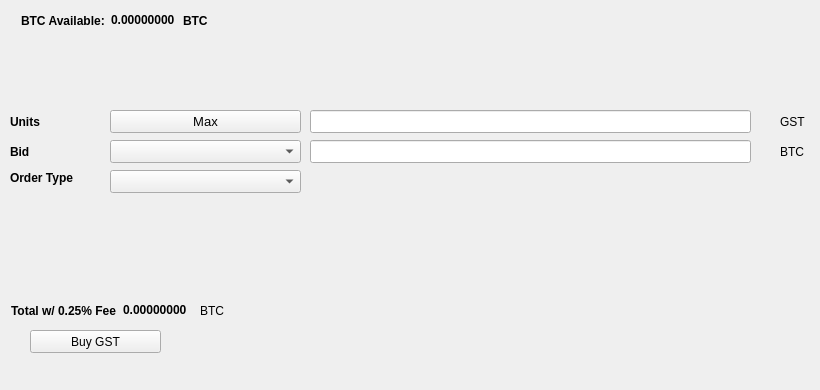
   <widget class="QWidget" name="BuyTab">
    <attribute name="title">
     <string>Buy</string>
    </attribute>
    <widget class="QPushButton" name="BuyGST">
     <property name="geometry">
      <rect>
       <x>30</x>
       <y>330</y>
       <width>131</width>
       <height>23</height>
      </rect>
     </property>
     <property name="text">
      <string>Buy GST</string>
     </property>
     <property name="icon">
      <iconset resource="../GHOST.qrc">
       <normaloff>:/icons/bitcoin</normaloff>:/icons/bitcoin</iconset>
     </property>
    </widget>
    <widget class="QLabel" name="label_3">
     <property name="geometry">
      <rect>
       <x>10</x>
       <y>110</y>
       <width>46</width>
       <height>23</height>
      </rect>
     </property>
     <property name="font">
      <font>
       <weight>75</weight>
       <bold>true</bold>
      </font>
     </property>
     <property name="text">
      <string>Units</string>
     </property>
    </widget>
    <widget class="QLineEdit" name="UnitsInput">
     <property name="geometry">
      <rect>
       <x>310</x>
       <y>110</y>
       <width>441</width>
       <height>23</height>
      </rect>
     </property>
     <property name="font">
      <font>
       <pointsize>9</pointsize>
       <weight>75</weight>
       <bold>true</bold>
      </font>
     </property>
    </widget>
    <widget class="QLineEdit" name="BuyBidPriceEdit">
     <property name="geometry">
      <rect>
       <x>310</x>
       <y>140</y>
       <width>441</width>
       <height>23</height>
      </rect>
     </property>
     <property name="font">
      <font>
       <pointsize>9</pointsize>
       <weight>75</weight>
       <bold>true</bold>
      </font>
     </property>
    </widget>
    <widget class="QLabel" name="label_4">
     <property name="geometry">
      <rect>
       <x>780</x>
       <y>110</y>
       <width>31</width>
       <height>23</height>
      </rect>
     </property>
     <property name="text">
      <string>GST</string>
     </property>
    </widget>
    <widget class="QLabel" name="label_5">
     <property name="geometry">
      <rect>
       <x>780</x>
       <y>140</y>
       <width>31</width>
       <height>23</height>
      </rect>
     </property>
     <property name="text">
      <string>BTC</string>
     </property>
    </widget>
    <widget class="QLabel" name="label_6">
     <property name="geometry">
      <rect>
       <x>10</x>
       <y>140</y>
       <width>46</width>
       <height>23</height>
      </rect>
     </property>
     <property name="font">
      <font>
       <weight>75</weight>
       <bold>true</bold>
      </font>
     </property>
     <property name="text">
      <string>Bid</string>
     </property>
    </widget>
    <widget class="QLabel" name="label_7">
     <property name="geometry">
      <rect>
       <x>10</x>
       <y>170</y>
       <width>91</width>
       <height>16</height>
      </rect>
     </property>
     <property name="font">
      <font>
       <weight>75</weight>
       <bold>true</bold>
      </font>
     </property>
     <property name="text">
      <string>Order Type</string>
     </property>
    </widget>
    <widget class="QPushButton" name="Buy_Max_Amount">
     <property name="geometry">
      <rect>
       <x>110</x>
       <y>110</y>
       <width>191</width>
       <height>23</height>
      </rect>
     </property>
     <property name="font">
      <font>
       <pointsize>10</pointsize>
      </font>
     </property>
     <property name="text">
      <string>Max</string>
     </property>
    </widget>
    <widget class="QComboBox" name="BuyBidcomboBox">
     <property name="geometry">
      <rect>
       <x>110</x>
       <y>140</y>
       <width>191</width>
       <height>23</height>
      </rect>
     </property>
     <property name="font">
      <font>
       <pointsize>10</pointsize>
      </font>
     </property>
    </widget>
    <widget class="QComboBox" name="buyOrdertypeCombo">
     <property name="geometry">
      <rect>
       <x>110</x>
       <y>170</y>
       <width>191</width>
       <height>23</height>
      </rect>
     </property>
     <property name="font">
      <font>
       <pointsize>10</pointsize>
      </font>
     </property>
    </widget>
    <widget class="QWidget" name="layoutWidget1">
     <property name="geometry">
      <rect>
       <x>21</x>
       <y>11</y>
       <width>227</width>
       <height>19</height>
      </rect>
     </property>
     <layout class="QHBoxLayout" name="horizontalLayout_3">
      <item>
       <widget class="QLabel" name="label232">
        <property name="font">
         <font>
          <weight>75</weight>
          <bold>true</bold>
         </font>
        </property>
        <property name="text">
         <string>BTC Available:</string>
        </property>
       </widget>
      </item>
      <item>
       <widget class="QLabel" name="BtcAvailableLbl">
        <property name="palette">
         <palette>
          <active>
           <colorrole role="WindowText">
            <brush brushstyle="SolidPattern">
             <color alpha="255">
              <red>0</red>
              <green>0</green>
              <blue>0</blue>
             </color>
            </brush>
           </colorrole>
           <colorrole role="Button">
            <brush brushstyle="SolidPattern">
             <color alpha="255">
              <red>0</red>
              <green>170</green>
              <blue>0</blue>
             </color>
            </brush>
           </colorrole>
           <colorrole role="Light">
            <brush brushstyle="SolidPattern">
             <color alpha="255">
              <red>0</red>
              <green>255</green>
              <blue>0</blue>
             </color>
            </brush>
           </colorrole>
           <colorrole role="Midlight">
            <brush brushstyle="SolidPattern">
             <color alpha="255">
              <red>0</red>
              <green>212</green>
              <blue>0</blue>
             </color>
            </brush>
           </colorrole>
           <colorrole role="Dark">
            <brush brushstyle="SolidPattern">
             <color alpha="255">
              <red>0</red>
              <green>85</green>
              <blue>0</blue>
             </color>
            </brush>
           </colorrole>
           <colorrole role="Mid">
            <brush brushstyle="SolidPattern">
             <color alpha="255">
              <red>0</red>
              <green>113</green>
              <blue>0</blue>
             </color>
            </brush>
           </colorrole>
           <colorrole role="Text">
            <brush brushstyle="SolidPattern">
             <color alpha="255">
              <red>0</red>
              <green>170</green>
              <blue>0</blue>
             </color>
            </brush>
           </colorrole>
           <colorrole role="BrightText">
            <brush brushstyle="SolidPattern">
             <color alpha="255">
              <red>255</red>
              <green>255</green>
              <blue>255</blue>
             </color>
            </brush>
           </colorrole>
           <colorrole role="ButtonText">
            <brush brushstyle="SolidPattern">
             <color alpha="255">
              <red>0</red>
              <green>0</green>
              <blue>0</blue>
             </color>
            </brush>
           </colorrole>
           <colorrole role="Base">
            <brush brushstyle="SolidPattern">
             <color alpha="255">
              <red>255</red>
              <green>255</green>
              <blue>255</blue>
             </color>
            </brush>
           </colorrole>
           <colorrole role="Window">
            <brush brushstyle="SolidPattern">
             <color alpha="255">
              <red>0</red>
              <green>170</green>
              <blue>0</blue>
             </color>
            </brush>
           </colorrole>
           <colorrole role="Shadow">
            <brush brushstyle="SolidPattern">
             <color alpha="255">
              <red>0</red>
              <green>0</green>
              <blue>0</blue>
             </color>
            </brush>
           </colorrole>
           <colorrole role="AlternateBase">
            <brush brushstyle="SolidPattern">
             <color alpha="255">
              <red>127</red>
              <green>212</green>
              <blue>127</blue>
             </color>
            </brush>
           </colorrole>
           <colorrole role="ToolTipBase">
            <brush brushstyle="SolidPattern">
             <color alpha="255">
              <red>255</red>
              <green>255</green>
              <blue>220</blue>
             </color>
            </brush>
           </colorrole>
           <colorrole role="ToolTipText">
            <brush brushstyle="SolidPattern">
             <color alpha="255">
              <red>0</red>
              <green>0</green>
              <blue>0</blue>
             </color>
            </brush>
           </colorrole>
          </active>
          <inactive>
           <colorrole role="WindowText">
            <brush brushstyle="SolidPattern">
             <color alpha="255">
              <red>0</red>
              <green>0</green>
              <blue>0</blue>
             </color>
            </brush>
           </colorrole>
           <colorrole role="Button">
            <brush brushstyle="SolidPattern">
             <color alpha="255">
              <red>0</red>
              <green>170</green>
              <blue>0</blue>
             </color>
            </brush>
           </colorrole>
           <colorrole role="Light">
            <brush brushstyle="SolidPattern">
             <color alpha="255">
              <red>0</red>
              <green>255</green>
              <blue>0</blue>
             </color>
            </brush>
           </colorrole>
           <colorrole role="Midlight">
            <brush brushstyle="SolidPattern">
             <color alpha="255">
              <red>0</red>
              <green>212</green>
              <blue>0</blue>
             </color>
            </brush>
           </colorrole>
           <colorrole role="Dark">
            <brush brushstyle="SolidPattern">
             <color alpha="255">
              <red>0</red>
              <green>85</green>
              <blue>0</blue>
             </color>
            </brush>
           </colorrole>
           <colorrole role="Mid">
            <brush brushstyle="SolidPattern">
             <color alpha="255">
              <red>0</red>
              <green>113</green>
              <blue>0</blue>
             </color>
            </brush>
           </colorrole>
           <colorrole role="Text">
            <brush brushstyle="SolidPattern">
             <color alpha="255">
              <red>0</red>
              <green>170</green>
              <blue>0</blue>
             </color>
            </brush>
           </colorrole>
           <colorrole role="BrightText">
            <brush brushstyle="SolidPattern">
             <color alpha="255">
              <red>255</red>
              <green>255</green>
              <blue>255</blue>
             </color>
            </brush>
           </colorrole>
           <colorrole role="ButtonText">
            <brush brushstyle="SolidPattern">
             <color alpha="255">
              <red>0</red>
              <green>0</green>
              <blue>0</blue>
             </color>
            </brush>
           </colorrole>
           <colorrole role="Base">
            <brush brushstyle="SolidPattern">
             <color alpha="255">
              <red>255</red>
              <green>255</green>
              <blue>255</blue>
             </color>
            </brush>
           </colorrole>
           <colorrole role="Window">
            <brush brushstyle="SolidPattern">
             <color alpha="255">
              <red>0</red>
              <green>170</green>
              <blue>0</blue>
             </color>
            </brush>
           </colorrole>
           <colorrole role="Shadow">
            <brush brushstyle="SolidPattern">
             <color alpha="255">
              <red>0</red>
              <green>0</green>
              <blue>0</blue>
             </color>
            </brush>
           </colorrole>
           <colorrole role="AlternateBase">
            <brush brushstyle="SolidPattern">
             <color alpha="255">
              <red>127</red>
              <green>212</green>
              <blue>127</blue>
             </color>
            </brush>
           </colorrole>
           <colorrole role="ToolTipBase">
            <brush brushstyle="SolidPattern">
             <color alpha="255">
              <red>255</red>
              <green>255</green>
              <blue>220</blue>
             </color>
            </brush>
           </colorrole>
           <colorrole role="ToolTipText">
            <brush brushstyle="SolidPattern">
             <color alpha="255">
              <red>0</red>
              <green>0</green>
              <blue>0</blue>
             </color>
            </brush>
           </colorrole>
          </inactive>
          <disabled>
           <colorrole role="WindowText">
            <brush brushstyle="SolidPattern">
             <color alpha="255">
              <red>0</red>
              <green>85</green>
              <blue>0</blue>
             </color>
            </brush>
           </colorrole>
           <colorrole role="Button">
            <brush brushstyle="SolidPattern">
             <color alpha="255">
              <red>0</red>
              <green>170</green>
              <blue>0</blue>
             </color>
            </brush>
           </colorrole>
           <colorrole role="Light">
            <brush brushstyle="SolidPattern">
             <color alpha="255">
              <red>0</red>
              <green>255</green>
              <blue>0</blue>
             </color>
            </brush>
           </colorrole>
           <colorrole role="Midlight">
            <brush brushstyle="SolidPattern">
             <color alpha="255">
              <red>0</red>
              <green>212</green>
              <blue>0</blue>
             </color>
            </brush>
           </colorrole>
           <colorrole role="Dark">
            <brush brushstyle="SolidPattern">
             <color alpha="255">
              <red>0</red>
              <green>85</green>
              <blue>0</blue>
             </color>
            </brush>
           </colorrole>
           <colorrole role="Mid">
            <brush brushstyle="SolidPattern">
             <color alpha="255">
              <red>0</red>
              <green>113</green>
              <blue>0</blue>
             </color>
            </brush>
           </colorrole>
           <colorrole role="Text">
            <brush brushstyle="SolidPattern">
             <color alpha="255">
              <red>0</red>
              <green>85</green>
              <blue>0</blue>
             </color>
            </brush>
           </colorrole>
           <colorrole role="BrightText">
            <brush brushstyle="SolidPattern">
             <color alpha="255">
              <red>255</red>
              <green>255</green>
              <blue>255</blue>
             </color>
            </brush>
           </colorrole>
           <colorrole role="ButtonText">
            <brush brushstyle="SolidPattern">
             <color alpha="255">
              <red>0</red>
              <green>85</green>
              <blue>0</blue>
             </color>
            </brush>
           </colorrole>
           <colorrole role="Base">
            <brush brushstyle="SolidPattern">
             <color alpha="255">
              <red>0</red>
              <green>170</green>
              <blue>0</blue>
             </color>
            </brush>
           </colorrole>
           <colorrole role="Window">
            <brush brushstyle="SolidPattern">
             <color alpha="255">
              <red>0</red>
              <green>170</green>
              <blue>0</blue>
             </color>
            </brush>
           </colorrole>
           <colorrole role="Shadow">
            <brush brushstyle="SolidPattern">
             <color alpha="255">
              <red>0</red>
              <green>0</green>
              <blue>0</blue>
             </color>
            </brush>
           </colorrole>
           <colorrole role="AlternateBase">
            <brush brushstyle="SolidPattern">
             <color alpha="255">
              <red>0</red>
              <green>170</green>
              <blue>0</blue>
             </color>
            </brush>
           </colorrole>
           <colorrole role="ToolTipBase">
            <brush brushstyle="SolidPattern">
             <color alpha="255">
              <red>255</red>
              <green>255</green>
              <blue>220</blue>
             </color>
            </brush>
           </colorrole>
           <colorrole role="ToolTipText">
            <brush brushstyle="SolidPattern">
             <color alpha="255">
              <red>0</red>
              <green>0</green>
              <blue>0</blue>
             </color>
            </brush>
           </colorrole>
          </disabled>
         </palette>
        </property>
        <property name="font">
         <font>
          <weight>75</weight>
          <bold>true</bold>
         </font>
        </property>
        <property name="text">
         <string>0.00000000</string>
        </property>
        <property name="textInteractionFlags">
         <set>Qt::LinksAccessibleByMouse|Qt::TextSelectableByKeyboard|Qt::TextSelectableByMouse</set>
        </property>
       </widget>
      </item>
      <item>
       <widget class="QLabel" name="BtcAvailableLbl_2">
        <property name="font">
         <font>
          <weight>75</weight>
          <bold>true</bold>
         </font>
        </property>
        <property name="text">
         <string>BTC</string>
        </property>
       </widget>
      </item>
     </layout>
    </widget>
    <widget class="QWidget" name="layoutWidge2">
     <property name="geometry">
      <rect>
       <x>11</x>
       <y>301</y>
       <width>259</width>
       <height>19</height>
      </rect>
     </property>
     <layout class="QHBoxLayout" name="horizontalLayout_4">
      <item>
       <widget class="QLabel" name="label_9">
        <property name="font">
         <font>
          <weight>75</weight>
          <bold>true</bold>
         </font>
        </property>
        <property name="text">
         <string>Total w/ 0.25% Fee</string>
        </property>
       </widget>
      </item>
      <item>
       <widget class="QLabel" name="BuyCostLabel">
        <property name="palette">
         <palette>
          <active>
           <colorrole role="WindowText">
            <brush brushstyle="SolidPattern">
             <color alpha="255">
              <red>0</red>
              <green>0</green>
              <blue>0</blue>
             </color>
            </brush>
           </colorrole>
           <colorrole role="Button">
            <brush brushstyle="SolidPattern">
             <color alpha="255">
              <red>0</red>
              <green>170</green>
              <blue>0</blue>
             </color>
            </brush>
           </colorrole>
           <colorrole role="Light">
            <brush brushstyle="SolidPattern">
             <color alpha="255">
              <red>0</red>
              <green>255</green>
              <blue>0</blue>
             </color>
            </brush>
           </colorrole>
           <colorrole role="Midlight">
            <brush brushstyle="SolidPattern">
             <color alpha="255">
              <red>0</red>
              <green>212</green>
              <blue>0</blue>
             </color>
            </brush>
           </colorrole>
           <colorrole role="Dark">
            <brush brushstyle="SolidPattern">
             <color alpha="255">
              <red>0</red>
              <green>85</green>
              <blue>0</blue>
             </color>
            </brush>
           </colorrole>
           <colorrole role="Mid">
            <brush brushstyle="SolidPattern">
             <color alpha="255">
              <red>0</red>
              <green>113</green>
              <blue>0</blue>
             </color>
            </brush>
           </colorrole>
           <colorrole role="Text">
            <brush brushstyle="SolidPattern">
             <color alpha="255">
              <red>0</red>
              <green>170</green>
              <blue>0</blue>
             </color>
            </brush>
           </colorrole>
           <colorrole role="BrightText">
            <brush brushstyle="SolidPattern">
             <color alpha="255">
              <red>255</red>
              <green>255</green>
              <blue>255</blue>
             </color>
            </brush>
           </colorrole>
           <colorrole role="ButtonText">
            <brush brushstyle="SolidPattern">
             <color alpha="255">
              <red>0</red>
              <green>0</green>
              <blue>0</blue>
             </color>
            </brush>
           </colorrole>
           <colorrole role="Base">
            <brush brushstyle="SolidPattern">
             <color alpha="255">
              <red>255</red>
              <green>255</green>
              <blue>255</blue>
             </color>
            </brush>
           </colorrole>
           <colorrole role="Window">
            <brush brushstyle="SolidPattern">
             <color alpha="255">
              <red>0</red>
              <green>170</green>
              <blue>0</blue>
             </color>
            </brush>
           </colorrole>
           <colorrole role="Shadow">
            <brush brushstyle="SolidPattern">
             <color alpha="255">
              <red>0</red>
              <green>0</green>
              <blue>0</blue>
             </color>
            </brush>
           </colorrole>
           <colorrole role="AlternateBase">
            <brush brushstyle="SolidPattern">
             <color alpha="255">
              <red>127</red>
              <green>212</green>
              <blue>127</blue>
             </color>
            </brush>
           </colorrole>
           <colorrole role="ToolTipBase">
            <brush brushstyle="SolidPattern">
             <color alpha="255">
              <red>255</red>
              <green>255</green>
              <blue>220</blue>
             </color>
            </brush>
           </colorrole>
           <colorrole role="ToolTipText">
            <brush brushstyle="SolidPattern">
             <color alpha="255">
              <red>0</red>
              <green>0</green>
              <blue>0</blue>
             </color>
            </brush>
           </colorrole>
          </active>
          <inactive>
           <colorrole role="WindowText">
            <brush brushstyle="SolidPattern">
             <color alpha="255">
              <red>0</red>
              <green>0</green>
              <blue>0</blue>
             </color>
            </brush>
           </colorrole>
           <colorrole role="Button">
            <brush brushstyle="SolidPattern">
             <color alpha="255">
              <red>0</red>
              <green>170</green>
              <blue>0</blue>
             </color>
            </brush>
           </colorrole>
           <colorrole role="Light">
            <brush brushstyle="SolidPattern">
             <color alpha="255">
              <red>0</red>
              <green>255</green>
              <blue>0</blue>
             </color>
            </brush>
           </colorrole>
           <colorrole role="Midlight">
            <brush brushstyle="SolidPattern">
             <color alpha="255">
              <red>0</red>
              <green>212</green>
              <blue>0</blue>
             </color>
            </brush>
           </colorrole>
           <colorrole role="Dark">
            <brush brushstyle="SolidPattern">
             <color alpha="255">
              <red>0</red>
              <green>85</green>
              <blue>0</blue>
             </color>
            </brush>
           </colorrole>
           <colorrole role="Mid">
            <brush brushstyle="SolidPattern">
             <color alpha="255">
              <red>0</red>
              <green>113</green>
              <blue>0</blue>
             </color>
            </brush>
           </colorrole>
           <colorrole role="Text">
            <brush brushstyle="SolidPattern">
             <color alpha="255">
              <red>0</red>
              <green>170</green>
              <blue>0</blue>
             </color>
            </brush>
           </colorrole>
           <colorrole role="BrightText">
            <brush brushstyle="SolidPattern">
             <color alpha="255">
              <red>255</red>
              <green>255</green>
              <blue>255</blue>
             </color>
            </brush>
           </colorrole>
           <colorrole role="ButtonText">
            <brush brushstyle="SolidPattern">
             <color alpha="255">
              <red>0</red>
              <green>0</green>
              <blue>0</blue>
             </color>
            </brush>
           </colorrole>
           <colorrole role="Base">
            <brush brushstyle="SolidPattern">
             <color alpha="255">
              <red>255</red>
              <green>255</green>
              <blue>255</blue>
             </color>
            </brush>
           </colorrole>
           <colorrole role="Window">
            <brush brushstyle="SolidPattern">
             <color alpha="255">
              <red>0</red>
              <green>170</green>
              <blue>0</blue>
             </color>
            </brush>
           </colorrole>
           <colorrole role="Shadow">
            <brush brushstyle="SolidPattern">
             <color alpha="255">
              <red>0</red>
              <green>0</green>
              <blue>0</blue>
             </color>
            </brush>
           </colorrole>
           <colorrole role="AlternateBase">
            <brush brushstyle="SolidPattern">
             <color alpha="255">
              <red>127</red>
              <green>212</green>
              <blue>127</blue>
             </color>
            </brush>
           </colorrole>
           <colorrole role="ToolTipBase">
            <brush brushstyle="SolidPattern">
             <color alpha="255">
              <red>255</red>
              <green>255</green>
              <blue>220</blue>
             </color>
            </brush>
           </colorrole>
           <colorrole role="ToolTipText">
            <brush brushstyle="SolidPattern">
             <color alpha="255">
              <red>0</red>
              <green>0</green>
              <blue>0</blue>
             </color>
            </brush>
           </colorrole>
          </inactive>
          <disabled>
           <colorrole role="WindowText">
            <brush brushstyle="SolidPattern">
             <color alpha="255">
              <red>0</red>
              <green>85</green>
              <blue>0</blue>
             </color>
            </brush>
           </colorrole>
           <colorrole role="Button">
            <brush brushstyle="SolidPattern">
             <color alpha="255">
              <red>0</red>
              <green>170</green>
              <blue>0</blue>
             </color>
            </brush>
           </colorrole>
           <colorrole role="Light">
            <brush brushstyle="SolidPattern">
             <color alpha="255">
              <red>0</red>
              <green>255</green>
              <blue>0</blue>
             </color>
            </brush>
           </colorrole>
           <colorrole role="Midlight">
            <brush brushstyle="SolidPattern">
             <color alpha="255">
              <red>0</red>
              <green>212</green>
              <blue>0</blue>
             </color>
            </brush>
           </colorrole>
           <colorrole role="Dark">
            <brush brushstyle="SolidPattern">
             <color alpha="255">
              <red>0</red>
              <green>85</green>
              <blue>0</blue>
             </color>
            </brush>
           </colorrole>
           <colorrole role="Mid">
            <brush brushstyle="SolidPattern">
             <color alpha="255">
              <red>0</red>
              <green>113</green>
              <blue>0</blue>
             </color>
            </brush>
           </colorrole>
           <colorrole role="Text">
            <brush brushstyle="SolidPattern">
             <color alpha="255">
              <red>0</red>
              <green>85</green>
              <blue>0</blue>
             </color>
            </brush>
           </colorrole>
           <colorrole role="BrightText">
            <brush brushstyle="SolidPattern">
             <color alpha="255">
              <red>255</red>
              <green>255</green>
              <blue>255</blue>
             </color>
            </brush>
           </colorrole>
           <colorrole role="ButtonText">
            <brush brushstyle="SolidPattern">
             <color alpha="255">
              <red>0</red>
              <green>85</green>
              <blue>0</blue>
             </color>
            </brush>
           </colorrole>
           <colorrole role="Base">
            <brush brushstyle="SolidPattern">
             <color alpha="255">
              <red>0</red>
              <green>170</green>
              <blue>0</blue>
             </color>
            </brush>
           </colorrole>
           <colorrole role="Window">
            <brush brushstyle="SolidPattern">
             <color alpha="255">
              <red>0</red>
              <green>170</green>
              <blue>0</blue>
             </color>
            </brush>
           </colorrole>
           <colorrole role="Shadow">
            <brush brushstyle="SolidPattern">
             <color alpha="255">
              <red>0</red>
              <green>0</green>
              <blue>0</blue>
             </color>
            </brush>
           </colorrole>
           <colorrole role="AlternateBase">
            <brush brushstyle="SolidPattern">
             <color alpha="255">
              <red>0</red>
              <green>170</green>
              <blue>0</blue>
             </color>
            </brush>
           </colorrole>
           <colorrole role="ToolTipBase">
            <brush brushstyle="SolidPattern">
             <color alpha="255">
              <red>255</red>
              <green>255</green>
              <blue>220</blue>
             </color>
            </brush>
           </colorrole>
           <colorrole role="ToolTipText">
            <brush brushstyle="SolidPattern">
             <color alpha="255">
              <red>0</red>
              <green>0</green>
              <blue>0</blue>
             </color>
            </brush>
           </colorrole>
          </disabled>
         </palette>
        </property>
        <property name="font">
         <font>
          <weight>75</weight>
          <bold>true</bold>
         </font>
        </property>
        <property name="autoFillBackground">
         <bool>false</bool>
        </property>
        <property name="text">
         <string>0.00000000</string>
        </property>
        <property name="textInteractionFlags">
         <set>Qt::LinksAccessibleByMouse|Qt::TextSelectableByMouse</set>
        </property>
       </widget>
      </item>
      <item>
       <widget class="QLabel" name="label_10">
        <property name="font">
         <font>
          <weight>50</weight>
          <bold>false</bold>
         </font>
        </property>
        <property name="text">
         <string>BTC</string>
        </property>
       </widget>
      </item>
     </layout>
    </widget>
    <widget class="QLabel" name="label_24">
     <property name="geometry">
      <rect>
       <x>460</x>
       <y>300</y>
       <width>281</width>
       <height>81</height>
      </rect>
     </property>
     <property name="text">
      <string/>
     </property>
     <property name="pixmap">
      <pixmap>:/images/bittrex</pixmap>
     </property>
    </widget>
   </widget>
